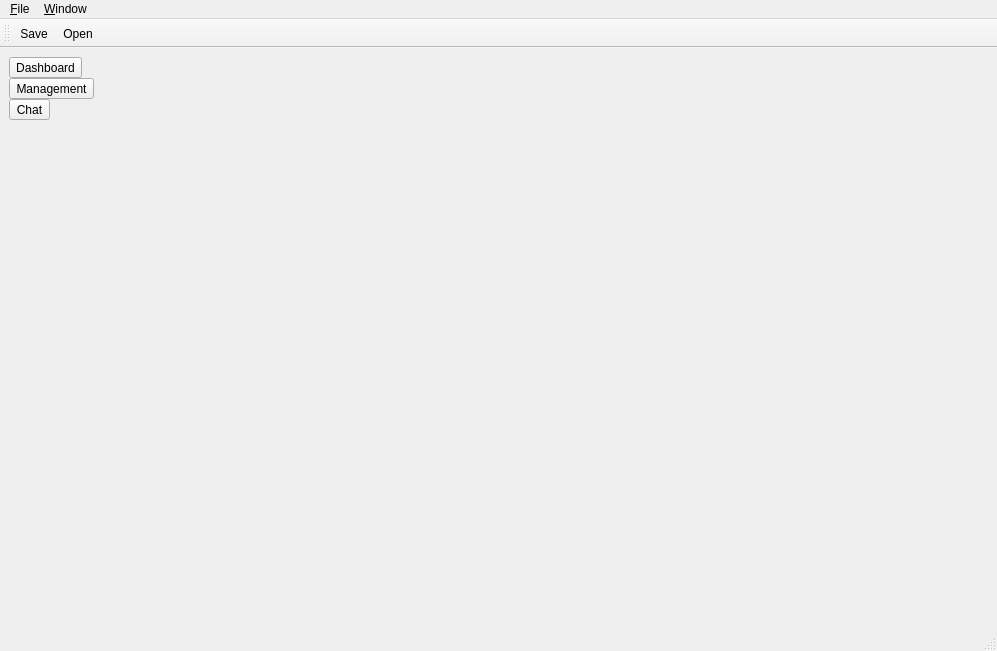
<?xml version="1.0" encoding="UTF-8"?>
<ui version="4.0">
 <class>MainWindow</class>
 <widget class="QMainWindow" name="MainWindow">
  <property name="geometry">
   <rect>
    <x>0</x>
    <y>0</y>
    <width>997</width>
    <height>651</height>
   </rect>
  </property>
  <property name="windowTitle">
   <string>MainWindow</string>
  </property>
  <widget class="QWidget" name="centralwidget">
   <layout class="QHBoxLayout" name="horizontalLayout_2">
    <item>
     <layout class="QHBoxLayout" name="horizontalLayout">
      <property name="spacing">
       <number>0</number>
      </property>
      <property name="rightMargin">
       <number>0</number>
      </property>
      <item>
       <layout class="QVBoxLayout" name="verticalLayout">
        <property name="spacing">
         <number>0</number>
        </property>
        <property name="sizeConstraint">
         <enum>QLayout::SetDefaultConstraint</enum>
        </property>
        <property name="rightMargin">
         <number>0</number>
        </property>
        <item>
         <widget class="QToolButton" name="toolButton_2">
          <property name="text">
           <string>Dashboard</string>
          </property>
         </widget>
        </item>
        <item>
         <widget class="QToolButton" name="ManagementButton">
          <property name="text">
           <string>Management</string>
          </property>
          <property name="checkable">
           <bool>false</bool>
          </property>
          <property name="popupMode">
           <enum>QToolButton::DelayedPopup</enum>
          </property>
          <property name="toolButtonStyle">
           <enum>Qt::ToolButtonTextUnderIcon</enum>
          </property>
          <property name="autoRaise">
           <bool>false</bool>
          </property>
          <property name="arrowType">
           <enum>Qt::NoArrow</enum>
          </property>
         </widget>
        </item>
        <item>
         <widget class="QToolButton" name="ChatButton">
          <property name="text">
           <string>Chat</string>
          </property>
         </widget>
        </item>
        <item>
         <spacer name="verticalSpacer">
          <property name="orientation">
           <enum>Qt::Vertical</enum>
          </property>
          <property name="sizeType">
           <enum>QSizePolicy::Expanding</enum>
          </property>
          <property name="sizeHint" stdset="0">
           <size>
            <width>20</width>
            <height>40</height>
           </size>
          </property>
         </spacer>
        </item>
       </layout>
      </item>
      <item>
       <widget class="QStackedWidget" name="stackedWidget">
        <property name="currentIndex">
         <number>-1</number>
        </property>
       </widget>
      </item>
     </layout>
    </item>
   </layout>
  </widget>
  <widget class="QMenuBar" name="menubar">
   <property name="geometry">
    <rect>
     <x>0</x>
     <y>0</y>
     <width>997</width>
     <height>17</height>
    </rect>
   </property>
   <widget class="QMenu" name="menu_File">
    <property name="title">
     <string>&amp;File</string>
    </property>
    <addaction name="actionSave"/>
    <addaction name="actionOpen"/>
   </widget>
   <widget class="QMenu" name="menu_Window">
    <property name="title">
     <string>&amp;Window</string>
    </property>
   </widget>
   <addaction name="menu_File"/>
   <addaction name="menu_Window"/>
  </widget>
  <widget class="QStatusBar" name="statusbar"/>
  <widget class="QToolBar" name="toolBar">
   <property name="windowTitle">
    <string>toolBar</string>
   </property>
   <property name="allowedAreas">
    <set>Qt::AllToolBarAreas</set>
   </property>
   <property name="iconSize">
    <size>
     <width>24</width>
     <height>24</height>
    </size>
   </property>
   <property name="floatable">
    <bool>false</bool>
   </property>
   <attribute name="toolBarArea">
    <enum>TopToolBarArea</enum>
   </attribute>
   <attribute name="toolBarBreak">
    <bool>false</bool>
   </attribute>
   <addaction name="actionSave"/>
   <addaction name="actionOpen"/>
  </widget>
  <action name="actionSave">
   <property name="text">
    <string>Save</string>
   </property>
  </action>
  <action name="actionOpen">
   <property name="text">
    <string>Open</string>
   </property>
  </action>
 </widget>
 <resources/>
 <connections/>
</ui>
